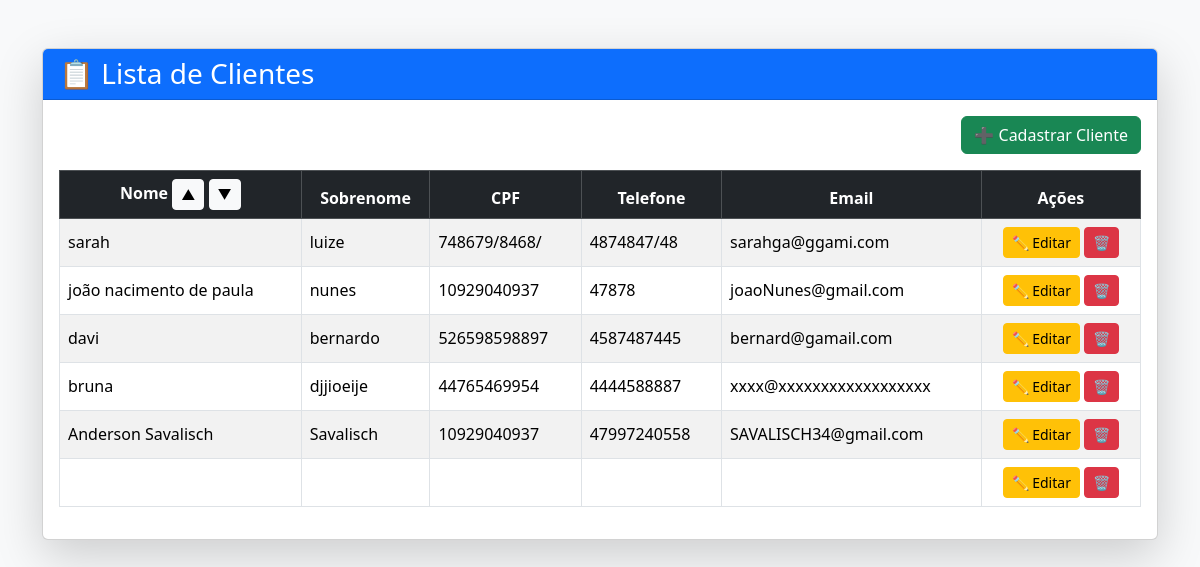
The page /clientes?sort=nome_desc on the database its author committed.
### core/models.py (models this page shows, shortened)
class Cliente(models.Model):
    nome = models.CharField(max_length=200)
    sobrenome = models.CharField(max_length=200, null=True, blank=True)
    cpf = models.CharField(max_length=30, null=True, blank=True)
    telefone = models.CharField(max_length=30, null=True, blank=True)
    email = models.EmailField(max_length=100, null=True, blank=True)
    data_nascimento = models.DateField(null=True, blank=True)

### core/views.py (the view)
# urls.py: path('clientes', clientes, name="urlclientes"),
def clientes(request):
    sort = request.GET.get('sort')
    if sort == 'nome_asc':
        cli = Cliente.objects.all().order_by('nome')
    elif sort == 'nome_desc':
        cli = Cliente.objects.all().order_by('-nome')
    else:
        cli = Cliente.objects.all()
    context = {'cli': cli}
    return render(request, 'clientes.html', context)

### core/templates/clientes.html (shortened to what this page needs)
{% load bootstrap5 %}
<!DOCTYPE html>
<html lang="pt-br">
<head>
    {% bootstrap_css %}
</head>
<body class="bg-light">
<div class="container mt-5">
    <div class="card shadow-lg">
        <div class="card-header bg-primary text-white">
            <h3 class="mb-0">📋 Lista de Clientes</h3>
        </div>
        <div class="card-body">
            <div class="mb-3 text-end">
                <a href="{% url 'urlcadastraClientes' %}" class="btn btn-success">
                    ➕ Cadastrar Cliente
                </a>
            </div>
            {% if cli %}
            <div class="table-responsive">
                <table class="table table-striped table-hover table-bordered align-middle">
                    <thead class="table-dark text-center">
                        <tr>
                            <th>
                                Nome
                                <a href="?sort=nome_asc" class="btn btn-sm btn-light">▲</a>
                                <a href="?sort=nome_desc" class="btn btn-sm btn-light">▼</a>
                            </th>
                            <th>Sobrenome</th>
                            <th>CPF</th>
                            <th>Telefone</th>
                            <th>Email</th>
                            <th>Ações</th>
                        </tr>
                    </thead>
                    <tbody>
                        {% for c in cli %}
                        <tr>
                            <td>{{ c.nome }}</td>
                            <td>{{ c.sobrenome }}</td>
                            <td>{{ c.cpf }}</td>
                            <td>{{ c.telefone }}</td>
                            <td>{{ c.email }}</td>
                            <td class="text-center">
                                <a href="{% url 'editar_cliente' c.id %}" class="btn btn-warning btn-sm">
                                    ✏ Editar
                                </a>
                                <form method="post"
                                      action="{% url 'excluir_cliente' c.id %}"
                                      style="display:inline;"
                                      onsubmit="return confirm('Tem certeza que deseja excluir este cliente?');">
                                    <button type="submit" class="btn btn-danger btn-sm">
                                        🗑
                                    </button>
                                </form>
                            </td>
                        </tr>
                        {% endfor %}
                    </tbody>
                </table>
            </div>
            {% else %}
                <div class="alert alert-warning text-center">
                    Nenhum cliente cadastrado.
                </div>
            {% endif %}
        </div>
    </div>
</div>
</body>
</html>

### rows shown on the page
Cliente: nome "sarah", sobrenome "luize", cpf "748679/8468/", telefone "4874847/48", email "sarahga@ggami.com"
Cliente: nome "joão nacimento de paula", sobrenome "nunes", cpf "10929040937", telefone "47878", email "joaoNunes@gmail.com"
Cliente: nome "davi", sobrenome "bernardo", cpf "526598598897", telefone "4587487445", email "bernard@gamail.com"
Cliente: nome "bruna", sobrenome "djjioeije", cpf "44765469954", telefone "4444588887", email "xxxx@xxxxxxxxxxxxxxxxxx"
Cliente: nome "Anderson Savalisch", sobrenome "Savalisch", cpf "10929040937", telefone "47997240558", email "SAVALISCH34@gmail.com"
